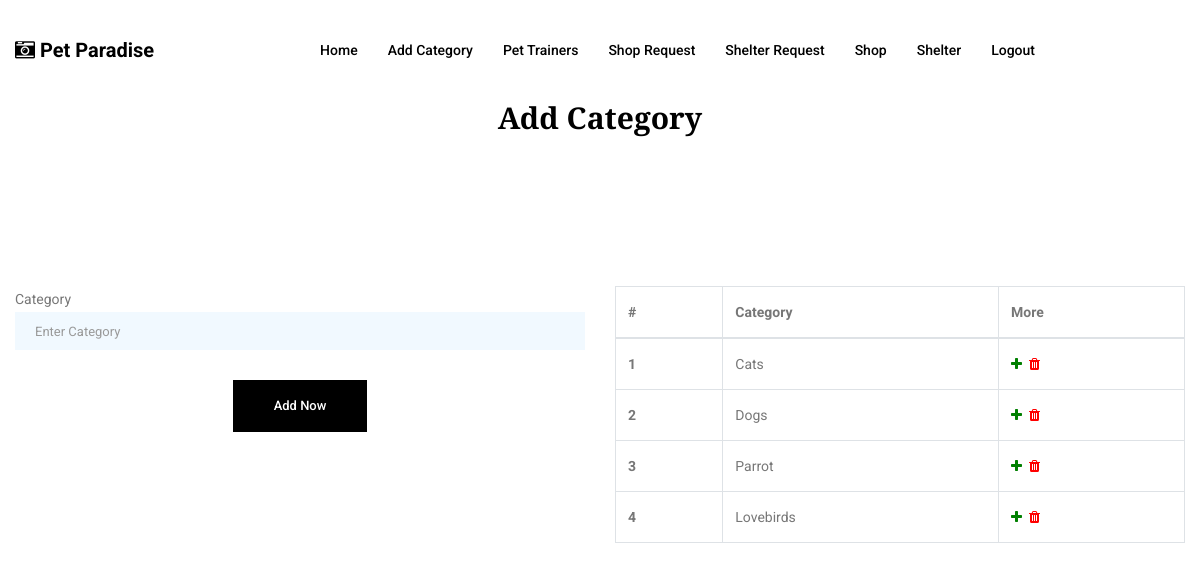
Page /admin/cate.php (signed in) on the committed database.
### tables this page shows
CREATE TABLE IF NOT EXISTS `cate` (
  `id` int(11) NOT NULL AUTO_INCREMENT,
  `nme` varchar(150) NOT NULL,
  `st` int(11) NOT NULL,
  PRIMARY KEY (`id`)
);

### admin/cate.php (the view, shortened to what this page needs)
<!doctype html>
<html lang="en">
<head>
    <link rel="stylesheet" href="../temp/css/bootstrap.css">
    <link rel="stylesheet" href="../temp/vendors/linericon/style.css">
    <link rel="stylesheet" href="../temp/css/font-awesome.min.css">
    <link rel="stylesheet" href="../temp/vendors/owl-carousel/owl.carousel.min.css">
    <link rel="stylesheet" href="../temp/vendors/lightbox/simpleLightbox.css">
    <link rel="stylesheet" href="../temp/vendors/nice-select/css/nice-select.css">
    <link rel="stylesheet" href="../temp/vendors/animate-css/animate.css">
    <link rel="stylesheet" href="../temp/vendors/jquery-ui/jquery-ui.css">
    <link rel="stylesheet" href="../temp/css/style.css">
    <link rel="stylesheet" href="../temp/css/responsive.css">
</head>
<body>
    <header class="header_area">
        <div class="main_menu">
            <?php
                                                include 'menu.php';
            ?>
        </div>
    </header>
     <section>
           <center>
                         <h2>Add Category</h2>
                        </center>
     </section>
    <section class="contact_area section-gap">
        <div class="container">
            <div class="row">
                <div class="col-lg-12">
                    <form class="row contact_form"  method="post" >
                        <div class="col-md-6">
                            <div class="form-group">
                                <span>Category</span>
                                <input type="text" class="form-control"required=""   name="t1" placeholder="Enter Category">
                            </div>
                            <center>
                            <button type="submit" value="submit"name="b1" class="btn submit_btn">Add Now</button>
                            </center>
                        </div>
                        <div class="col-md-6">
                                     <?php
                                                        $sel_gal=mysqli_query($dbcon,"select * from cate");
                                                        if(mysqli_num_rows($sel_gal)>0)
                                                        {$i=0;
                                                        ?>
                                    <table class="table table-bordered">
                                    <thead>
                                        <tr>
                                            <th scope="col">#</th>
                                            <th scope="col">Category</th>
                                            <th scope="col">More</th>
                                        </tr>
                                    </thead>
                                    <tbody>
                                         <?php
                                                            while($r_gal=mysqli_fetch_row($sel_gal))
                                                            {
                                                                $i++;
                                                                ?>
                                        <tr>
                                            <th scope="row"><?php echo $i ?></th>
                                            <td><?php echo $r_gal[1] ?></td>
                                            <td><a href="sub_cate.php?mid=<?php echo $r_gal[0] ?>"><span style="color: green" class="fa fa-plus"></span></a>&nbsp;&nbsp;<a href="cate.php?del=<?php echo $r_gal[0] ?>"><span style="color: red" class="fa fa-trash"></span></a></td>
                                        </tr>
                                        <?php
                                                            }
                                                            ?>
                                    </tbody>
                                </table>
                                    <?php
                                                        }
                                                        ?>
                        </div>
                    </form>
                </div>
            </div>
        </div>
    </section>
</body>
</html>

### rows in the picture
cate: nme "Cats"
cate: nme "Dogs"
cate: nme "Parrot"
cate: nme "Lovebirds"

### other values in the picture
$title "Pet Paradise"
